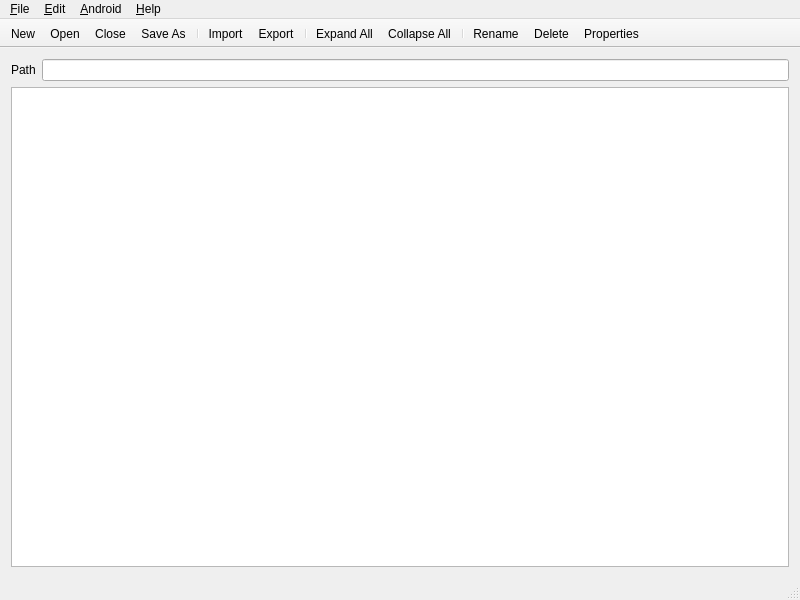
<?xml version="1.0" encoding="UTF-8"?>
<ui version="4.0">
 <class>MainWindow</class>
 <widget class="QMainWindow" name="MainWindow">
  <property name="geometry">
   <rect>
    <x>0</x>
    <y>0</y>
    <width>800</width>
    <height>600</height>
   </rect>
  </property>
  <property name="windowTitle">
   <string>Yaffey</string>
  </property>
  <property name="windowIcon">
   <iconset resource="icons.qrc">
    <normaloff>:/icons/icons/lawl.png</normaloff>:/icons/icons/lawl.png</iconset>
  </property>
  <widget class="QWidget" name="centralWidget">
   <layout class="QVBoxLayout" name="verticalLayout_2">
    <item>
     <layout class="QHBoxLayout" name="horizontalLayout">
      <item>
       <widget class="QLabel" name="label">
        <property name="text">
         <string>Path</string>
        </property>
       </widget>
      </item>
      <item>
       <widget class="QLineEdit" name="linePath">
        <property name="readOnly">
         <bool>true</bool>
        </property>
       </widget>
      </item>
     </layout>
    </item>
    <item>
     <widget class="YaffsTreeView" name="treeView">
      <property name="contextMenuPolicy">
       <enum>Qt::CustomContextMenu</enum>
      </property>
      <property name="editTriggers">
       <set>QAbstractItemView::EditKeyPressed</set>
      </property>
      <property name="dragDropOverwriteMode">
       <bool>true</bool>
      </property>
      <property name="dragDropMode">
       <enum>QAbstractItemView::DropOnly</enum>
      </property>
      <property name="selectionMode">
       <enum>QAbstractItemView::ExtendedSelection</enum>
      </property>
      <attribute name="headerStretchLastSection">
       <bool>false</bool>
      </attribute>
     </widget>
    </item>
   </layout>
  </widget>
  <widget class="QMenuBar" name="menuBar">
   <property name="geometry">
    <rect>
     <x>0</x>
     <y>0</y>
     <width>800</width>
     <height>21</height>
    </rect>
   </property>
   <widget class="QMenu" name="menuFile">
    <property name="title">
     <string>&amp;File</string>
    </property>
    <addaction name="actionNew"/>
    <addaction name="actionOpen"/>
    <addaction name="actionClose"/>
    <addaction name="separator"/>
    <addaction name="actionSaveAs"/>
    <addaction name="separator"/>
    <addaction name="actionImport"/>
    <addaction name="actionExport"/>
    <addaction name="separator"/>
    <addaction name="actionExit"/>
   </widget>
   <widget class="QMenu" name="menuHelp">
    <property name="title">
     <string>&amp;Help</string>
    </property>
    <addaction name="actionAbout"/>
   </widget>
   <widget class="QMenu" name="menuEdit">
    <property name="title">
     <string>&amp;Edit</string>
    </property>
    <addaction name="actionRename"/>
    <addaction name="actionDelete"/>
    <addaction name="separator"/>
    <addaction name="actionExpandAll"/>
    <addaction name="actionCollapseAll"/>
    <addaction name="separator"/>
    <addaction name="actionEditProperties"/>
   </widget>
   <widget class="QMenu" name="menuAndroid">
    <property name="title">
     <string>&amp;Android</string>
    </property>
    <addaction name="actionAndroidFastboot"/>
   </widget>
   <addaction name="menuFile"/>
   <addaction name="menuEdit"/>
   <addaction name="menuAndroid"/>
   <addaction name="menuHelp"/>
  </widget>
  <widget class="QToolBar" name="mainToolBar">
   <property name="windowTitle">
    <string>Toolbar</string>
   </property>
   <property name="movable">
    <bool>false</bool>
   </property>
   <property name="iconSize">
    <size>
     <width>24</width>
     <height>24</height>
    </size>
   </property>
   <property name="toolButtonStyle">
    <enum>Qt::ToolButtonTextUnderIcon</enum>
   </property>
   <attribute name="toolBarArea">
    <enum>TopToolBarArea</enum>
   </attribute>
   <attribute name="toolBarBreak">
    <bool>false</bool>
   </attribute>
   <addaction name="actionNew"/>
   <addaction name="actionOpen"/>
   <addaction name="actionClose"/>
   <addaction name="actionSaveAs"/>
   <addaction name="separator"/>
   <addaction name="actionImport"/>
   <addaction name="actionExport"/>
   <addaction name="separator"/>
   <addaction name="actionExpandAll"/>
   <addaction name="actionCollapseAll"/>
   <addaction name="separator"/>
   <addaction name="actionRename"/>
   <addaction name="actionDelete"/>
   <addaction name="actionEditProperties"/>
  </widget>
  <widget class="QStatusBar" name="statusBar"/>
  <action name="actionExit">
   <property name="text">
    <string>E&amp;xit</string>
   </property>
  </action>
  <action name="actionOpen">
   <property name="icon">
    <iconset resource="icons.qrc">
     <normaloff>:/icons/icons/openimage.png</normaloff>:/icons/icons/openimage.png</iconset>
   </property>
   <property name="text">
    <string>&amp;Open</string>
   </property>
   <property name="toolTip">
    <string>Open Image</string>
   </property>
  </action>
  <action name="actionExpandAll">
   <property name="icon">
    <iconset resource="icons.qrc">
     <normaloff>:/icons/icons/expand.png</normaloff>:/icons/icons/expand.png</iconset>
   </property>
   <property name="text">
    <string>Ex&amp;pand All</string>
   </property>
  </action>
  <action name="actionExport">
   <property name="icon">
    <iconset resource="icons.qrc">
     <normaloff>:/icons/icons/export.png</normaloff>:/icons/icons/export.png</iconset>
   </property>
   <property name="text">
    <string>&amp;Export</string>
   </property>
   <property name="toolTip">
    <string>Export</string>
   </property>
  </action>
  <action name="actionAbout">
   <property name="icon">
    <iconset resource="icons.qrc">
     <normaloff>:/icons/icons/lawl.png</normaloff>:/icons/icons/lawl.png</iconset>
   </property>
   <property name="text">
    <string>&amp;About</string>
   </property>
  </action>
  <action name="actionColumnName">
   <property name="checkable">
    <bool>true</bool>
   </property>
   <property name="text">
    <string>&amp;Name</string>
   </property>
  </action>
  <action name="actionColumnSize">
   <property name="checkable">
    <bool>true</bool>
   </property>
   <property name="text">
    <string>&amp;Size</string>
   </property>
  </action>
  <action name="actionColumnPermissions">
   <property name="checkable">
    <bool>true</bool>
   </property>
   <property name="text">
    <string>&amp;Permissions</string>
   </property>
  </action>
  <action name="actionColumnAlias">
   <property name="checkable">
    <bool>true</bool>
   </property>
   <property name="text">
    <string>A&amp;lias</string>
   </property>
  </action>
  <action name="actionColumnDateAccessed">
   <property name="checkable">
    <bool>true</bool>
   </property>
   <property name="text">
    <string>Date &amp;Accessed</string>
   </property>
  </action>
  <action name="actionColumnDateCreated">
   <property name="checkable">
    <bool>true</bool>
   </property>
   <property name="text">
    <string>Date &amp;Created</string>
   </property>
  </action>
  <action name="actionColumnDateModified">
   <property name="checkable">
    <bool>true</bool>
   </property>
   <property name="text">
    <string>Date &amp;Modified</string>
   </property>
  </action>
  <action name="actionColumnUser">
   <property name="checkable">
    <bool>true</bool>
   </property>
   <property name="text">
    <string>&amp;User</string>
   </property>
  </action>
  <action name="actionColumnGroup">
   <property name="checkable">
    <bool>true</bool>
   </property>
   <property name="text">
    <string>&amp;Group</string>
   </property>
  </action>
  <action name="actionCollapseAll">
   <property name="icon">
    <iconset resource="icons.qrc">
     <normaloff>:/icons/icons/collapse.png</normaloff>:/icons/icons/collapse.png</iconset>
   </property>
   <property name="text">
    <string>Co&amp;llapse All</string>
   </property>
  </action>
  <action name="actionEditProperties">
   <property name="icon">
    <iconset resource="icons.qrc">
     <normaloff>:/icons/icons/edit.png</normaloff>:/icons/icons/edit.png</iconset>
   </property>
   <property name="text">
    <string>&amp;Properties</string>
   </property>
   <property name="toolTip">
    <string>Edit Properties</string>
   </property>
  </action>
  <action name="actionRename">
   <property name="icon">
    <iconset resource="icons.qrc">
     <normaloff>:/icons/icons/rename.png</normaloff>:/icons/icons/rename.png</iconset>
   </property>
   <property name="text">
    <string>&amp;Rename</string>
   </property>
  </action>
  <action name="actionDelete">
   <property name="icon">
    <iconset resource="icons.qrc">
     <normaloff>:/icons/icons/delete.png</normaloff>:/icons/icons/delete.png</iconset>
   </property>
   <property name="text">
    <string>&amp;Delete</string>
   </property>
  </action>
  <action name="actionNew">
   <property name="icon">
    <iconset resource="icons.qrc">
     <normaloff>:/icons/icons/new.png</normaloff>:/icons/icons/new.png</iconset>
   </property>
   <property name="text">
    <string>&amp;New</string>
   </property>
   <property name="toolTip">
    <string>New Image</string>
   </property>
  </action>
  <action name="actionSaveAs">
   <property name="icon">
    <iconset resource="icons.qrc">
     <normaloff>:/icons/icons/saveas.png</normaloff>:/icons/icons/saveas.png</iconset>
   </property>
   <property name="text">
    <string>Save &amp;As</string>
   </property>
   <property name="toolTip">
    <string>Save Image As</string>
   </property>
  </action>
  <action name="actionClose">
   <property name="icon">
    <iconset resource="icons.qrc">
     <normaloff>:/icons/icons/close.png</normaloff>:/icons/icons/close.png</iconset>
   </property>
   <property name="text">
    <string>&amp;Close</string>
   </property>
   <property name="toolTip">
    <string>Close Image</string>
   </property>
  </action>
  <action name="actionImport">
   <property name="icon">
    <iconset resource="icons.qrc">
     <normaloff>:/icons/icons/import.png</normaloff>:/icons/icons/import.png</iconset>
   </property>
   <property name="text">
    <string>&amp;Import</string>
   </property>
   <property name="toolTip">
    <string>Import</string>
   </property>
  </action>
  <action name="actionAndroidFastboot">
   <property name="text">
    <string>&amp;Fastboot</string>
   </property>
   <property name="toolTip">
    <string>Flash device with fastboot</string>
   </property>
  </action>
 </widget>
 <layoutdefault spacing="6" margin="11"/>
 <customwidgets>
  <customwidget>
   <class>YaffsTreeView</class>
   <extends>QTreeView</extends>
   <header>YaffsTreeView.h</header>
  </customwidget>
 </customwidgets>
 <resources>
  <include location="icons.qrc"/>
 </resources>
 <connections/>
</ui>
